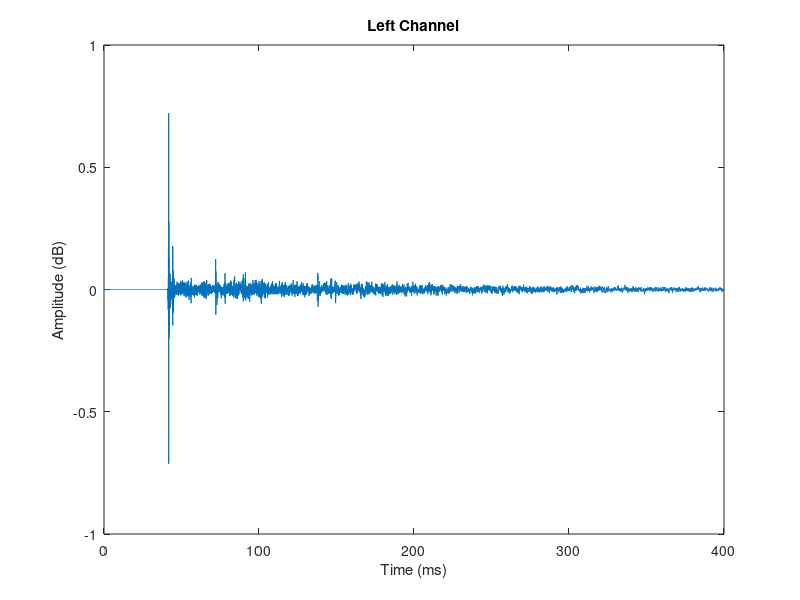
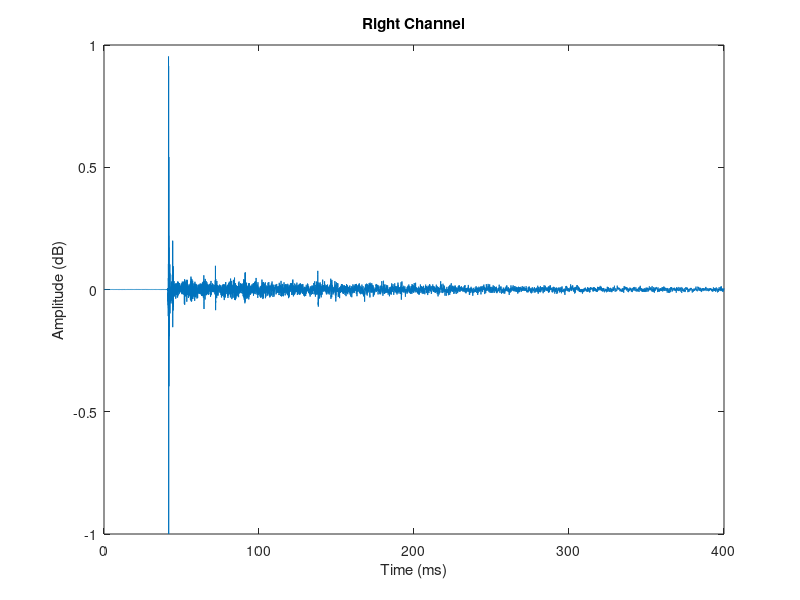

Recreate these plots in MATLAB, in order. (Note: this script raises an error after producing the figures.)
%Aufgabe 1 - Teil 1 
%Fs = Sample rate = 48000

load('Tonhalle.mat');

%Calculate:
length = 400 * 10^-3;           %400 ms 

sampleNumber = length * Fs;

y=HRIR(1:sampleNumber, 1:2);    %get samples of left an right channel into matrix
yLeft = y(1:end, 1);
yRight = y(1:end, 2);
t= (1:sampleNumber) * (1/Fs);
t = t(1:end)*10^3;              %scale to milliseconds

%Plot:
figure %left channel
%plot(t,y);
plot(t,yLeft);

%Label left channel:
title('Left Channel');
xlabel('Time (ms)'); 
ylabel('Amplitude (dB)');

figure %right channel
plot(t,yRight);

%Label right channel:
title('Right Channel');
xlabel('Time (ms)'); 
ylabel('Amplitude (dB)');



%Aufgabe 1 - Teil 2

castanetesHRIR = audioread('27 Single Instrument Castanets 48.0 kHz.wav');
castanetesFs = 48000;

tCastanetes= (1: size(castanetesHRIR)) * (1/castanetesFs);

figure 
plot(tCastanetes, castanetesHRIR);
xlabel('Time (s)'); 
ylabel('Amplitude (dB)');
title('Castanetes 48kHz');
